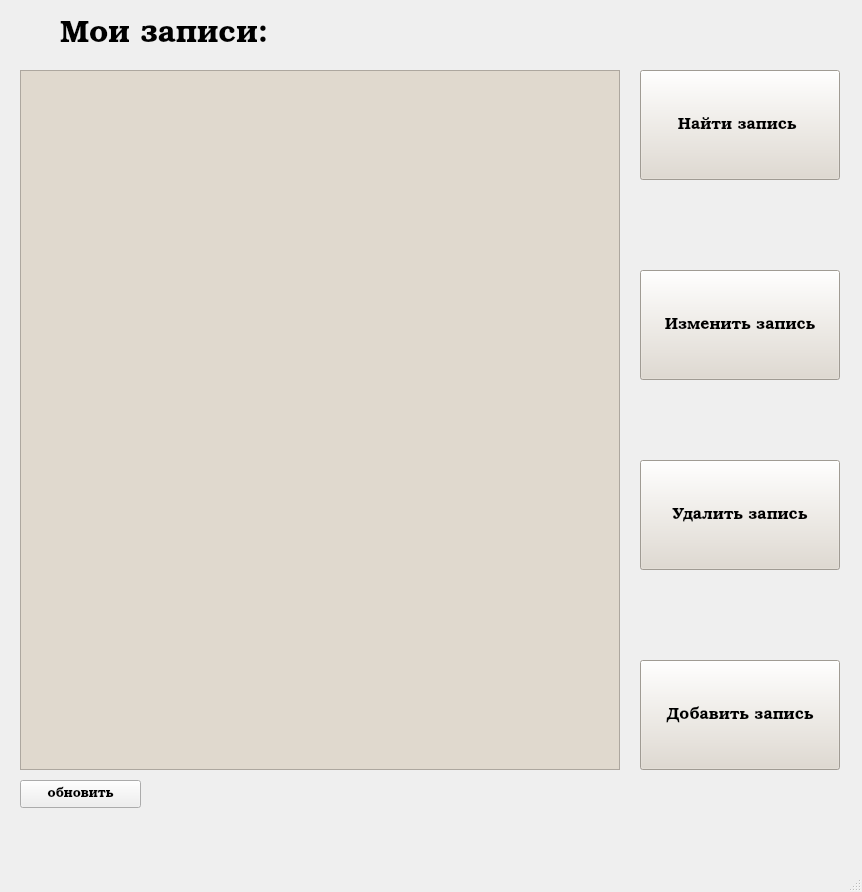
<?xml version="1.0" encoding="UTF-8"?>
<ui version="4.0">
 <class>MainWindow</class>
 <widget class="QMainWindow" name="MainWindow">
  <property name="geometry">
   <rect>
    <x>0</x>
    <y>0</y>
    <width>862</width>
    <height>892</height>
   </rect>
  </property>
  <property name="sizePolicy">
   <sizepolicy hsizetype="Fixed" vsizetype="Fixed">
    <horstretch>0</horstretch>
    <verstretch>0</verstretch>
   </sizepolicy>
  </property>
  <property name="font">
   <font>
    <pointsize>10</pointsize>
   </font>
  </property>
  <property name="windowTitle">
   <string>MainWindow</string>
  </property>
  <property name="styleSheet">
   <string notr="true"/>
  </property>
  <widget class="QWidget" name="centralwidget">
   <widget class="QLabel" name="my_notes_label">
    <property name="geometry">
     <rect>
      <x>60</x>
      <y>20</y>
      <width>240</width>
      <height>30</height>
     </rect>
    </property>
    <property name="font">
     <font>
      <family>Bookman Old Style</family>
      <pointsize>23</pointsize>
      <weight>50</weight>
      <italic>false</italic>
      <bold>false</bold>
     </font>
    </property>
    <property name="text">
     <string>Мои записи:</string>
    </property>
   </widget>
   <widget class="QPushButton" name="find_pushButton">
    <property name="geometry">
     <rect>
      <x>640</x>
      <y>70</y>
      <width>200</width>
      <height>110</height>
     </rect>
    </property>
    <property name="font">
     <font>
      <family>Bookman Old Style</family>
      <pointsize>12</pointsize>
      <stylestrategy>PreferDefault</stylestrategy>
     </font>
    </property>
    <property name="focusPolicy">
     <enum>Qt::StrongFocus</enum>
    </property>
    <property name="autoFillBackground">
     <bool>false</bool>
    </property>
    <property name="styleSheet">
     <string notr="true">background-color: rgb(224, 217, 206);</string>
    </property>
    <property name="text">
     <string>Найти запись </string>
    </property>
   </widget>
   <widget class="QPushButton" name="del_pushButton">
    <property name="geometry">
     <rect>
      <x>640</x>
      <y>460</y>
      <width>200</width>
      <height>110</height>
     </rect>
    </property>
    <property name="font">
     <font>
      <family>Bookman Old Style</family>
      <pointsize>12</pointsize>
     </font>
    </property>
    <property name="styleSheet">
     <string notr="true">background-color: rgb(224, 217, 206);</string>
    </property>
    <property name="text">
     <string>Удалить запись</string>
    </property>
   </widget>
   <widget class="QPushButton" name="add_pushButton">
    <property name="geometry">
     <rect>
      <x>640</x>
      <y>660</y>
      <width>200</width>
      <height>110</height>
     </rect>
    </property>
    <property name="font">
     <font>
      <family>Bookman Old Style</family>
      <pointsize>12</pointsize>
     </font>
    </property>
    <property name="styleSheet">
     <string notr="true">background-color: rgb(224, 217, 206);</string>
    </property>
    <property name="text">
     <string>Добавить запись</string>
    </property>
   </widget>
   <widget class="QPushButton" name="change_pushButton">
    <property name="geometry">
     <rect>
      <x>640</x>
      <y>270</y>
      <width>200</width>
      <height>110</height>
     </rect>
    </property>
    <property name="font">
     <font>
      <family>Bookman Old Style</family>
      <pointsize>12</pointsize>
     </font>
    </property>
    <property name="styleSheet">
     <string notr="true">background-color: rgb(224, 217, 206);</string>
    </property>
    <property name="text">
     <string>Изменить запись</string>
    </property>
   </widget>
   <widget class="QTableView" name="record_tableView">
    <property name="geometry">
     <rect>
      <x>20</x>
      <y>70</y>
      <width>600</width>
      <height>700</height>
     </rect>
    </property>
    <property name="font">
     <font>
      <pointsize>10</pointsize>
     </font>
    </property>
    <property name="styleSheet">
     <string notr="true">background-color: rgb(224, 217, 206);</string>
    </property>
    <attribute name="horizontalHeaderCascadingSectionResizes">
     <bool>false</bool>
    </attribute>
    <attribute name="horizontalHeaderShowSortIndicator" stdset="0">
     <bool>true</bool>
    </attribute>
    <attribute name="horizontalHeaderStretchLastSection">
     <bool>true</bool>
    </attribute>
    <attribute name="verticalHeaderVisible">
     <bool>false</bool>
    </attribute>
    <attribute name="verticalHeaderCascadingSectionResizes">
     <bool>false</bool>
    </attribute>
    <attribute name="verticalHeaderShowSortIndicator" stdset="0">
     <bool>true</bool>
    </attribute>
    <attribute name="verticalHeaderStretchLastSection">
     <bool>false</bool>
    </attribute>
   </widget>
   <widget class="QPushButton" name="update_pushButton">
    <property name="geometry">
     <rect>
      <x>20</x>
      <y>780</y>
      <width>121</width>
      <height>28</height>
     </rect>
    </property>
    <property name="font">
     <font>
      <family>Bookman Old Style</family>
      <pointsize>10</pointsize>
     </font>
    </property>
    <property name="text">
     <string>обновить</string>
    </property>
   </widget>
  </widget>
  <widget class="QMenuBar" name="menubar">
   <property name="geometry">
    <rect>
     <x>0</x>
     <y>0</y>
     <width>862</width>
     <height>26</height>
    </rect>
   </property>
  </widget>
  <widget class="QStatusBar" name="statusbar"/>
 </widget>
 <resources/>
 <connections/>
</ui>
